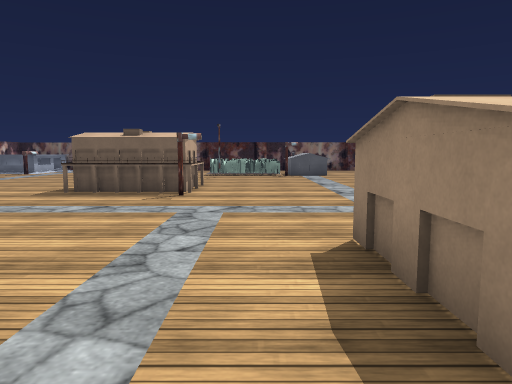
View 1 (above)

22 first-person views from a walk through a Unity game level. The camera is 1.2 m above the floor, tilts 6° down and sees 70° across. The floor is counted in squares, 1 m on a side. Each view is taken from the middle of a square. On the plan, view 1 faces up. The plan holds only what a view shows up to about 15 squares ahead; the rest is blank. The place goes on beyond the plan. Some surface patterns are stand-ins.

View 2
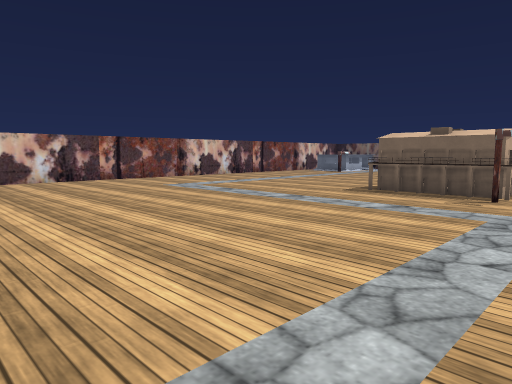

View 3
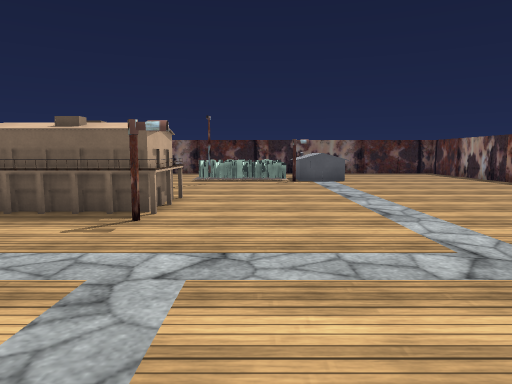

View 4
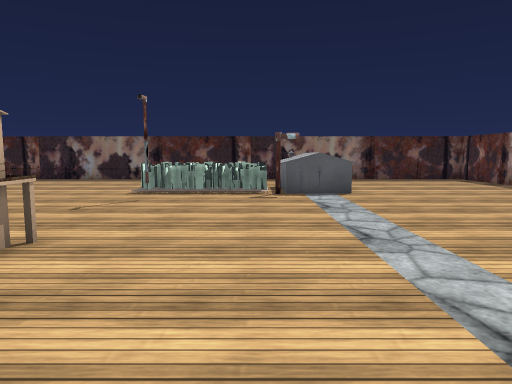

View 5
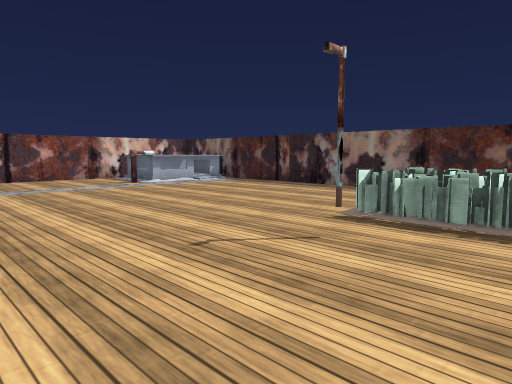

View 6
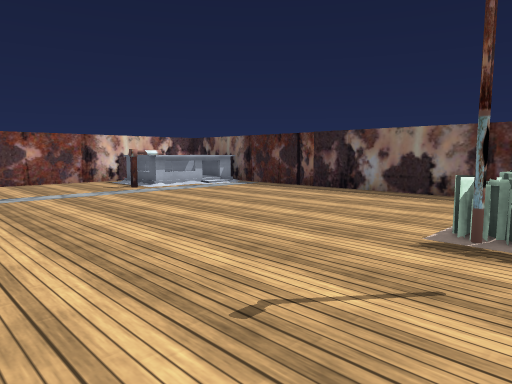

View 7
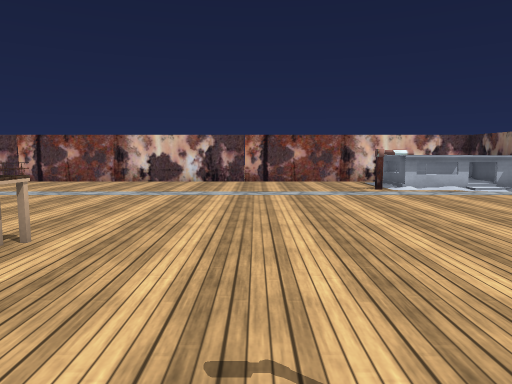

View 8
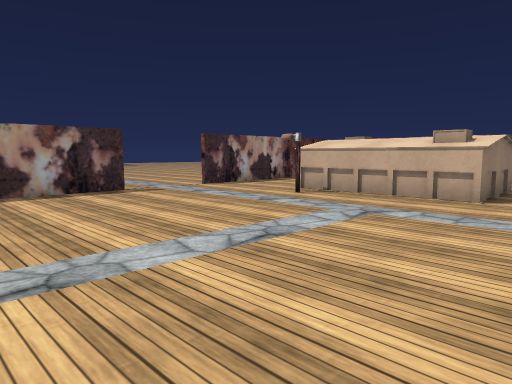

View 9
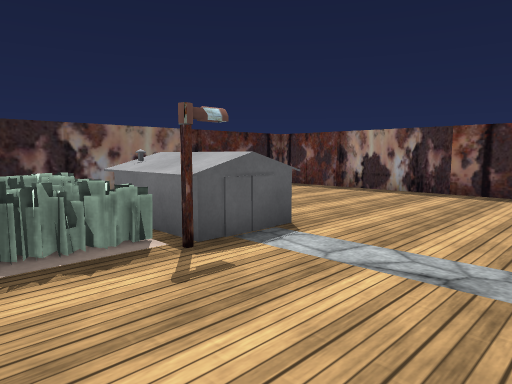

View 10
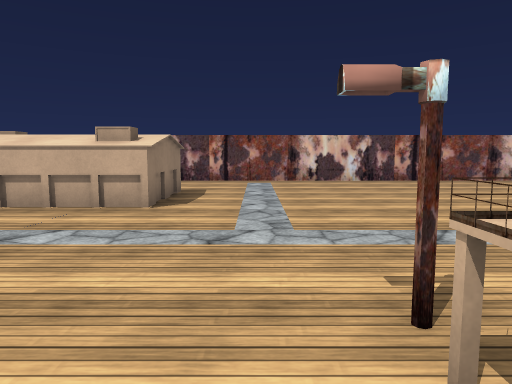

View 11
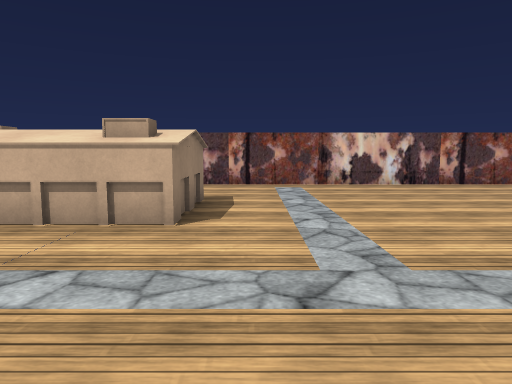

View 12
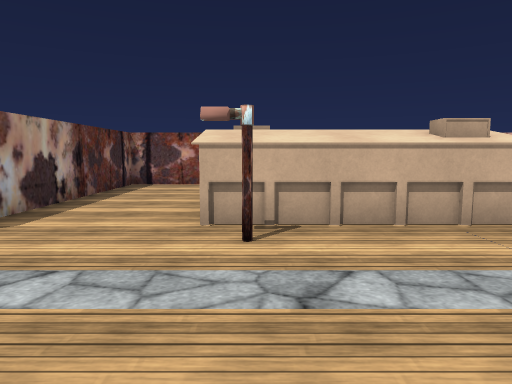

View 13
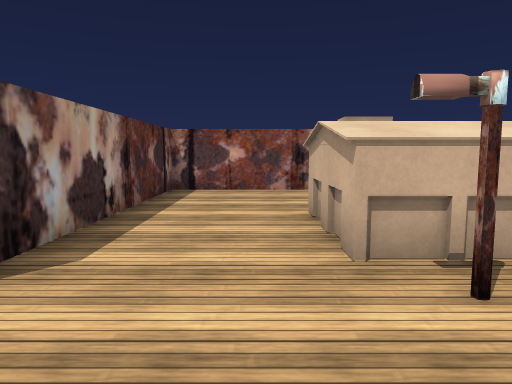

View 14
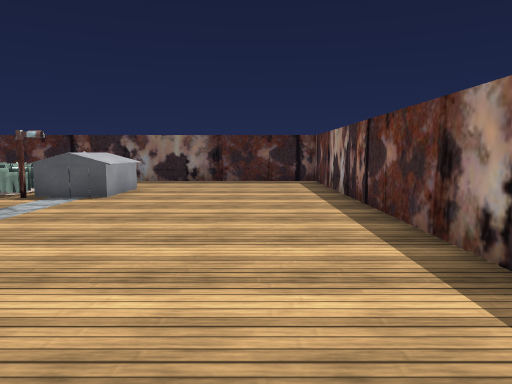

View 15
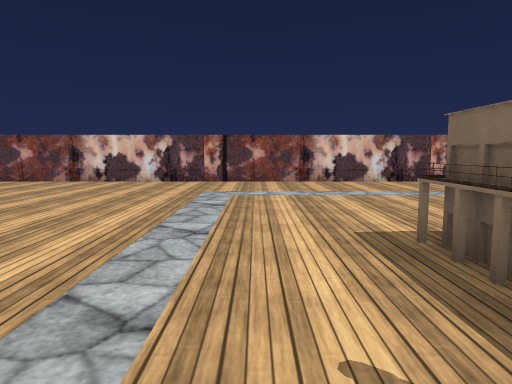

View 16
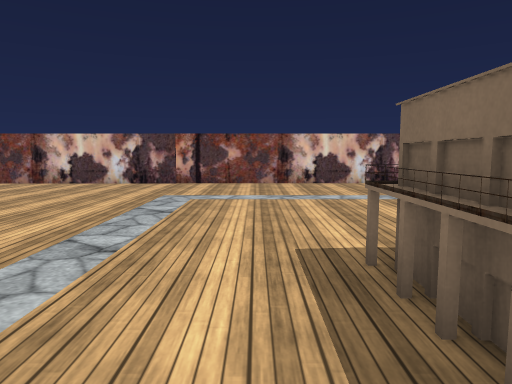

View 17
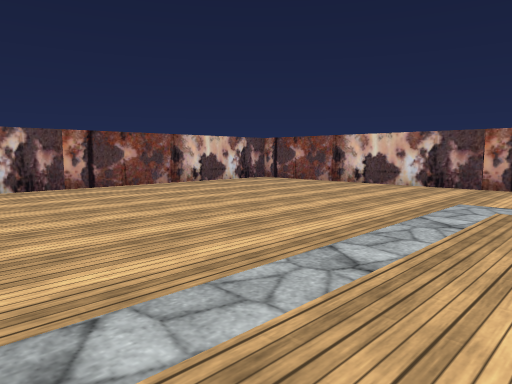

View 18
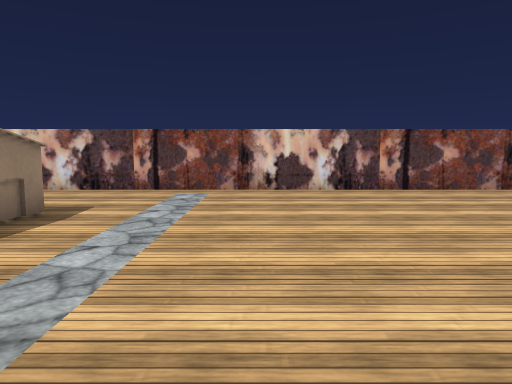

View 19
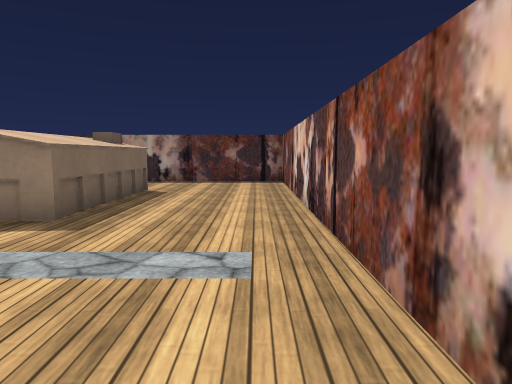

View 20
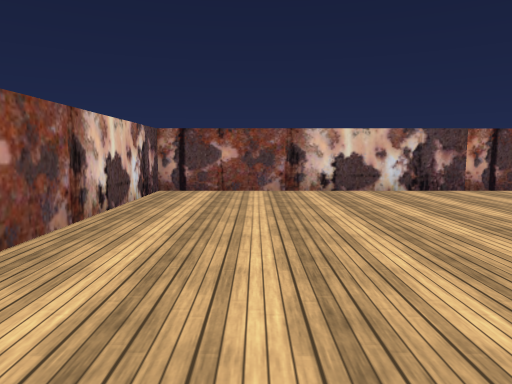

View 21
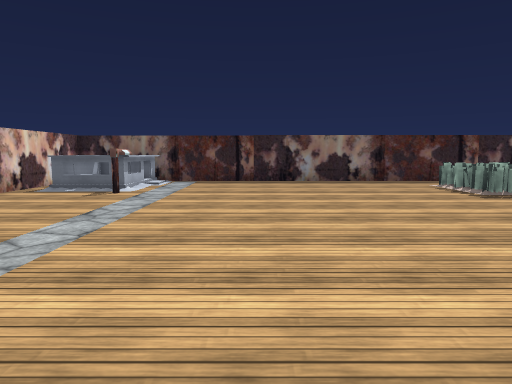

View 22
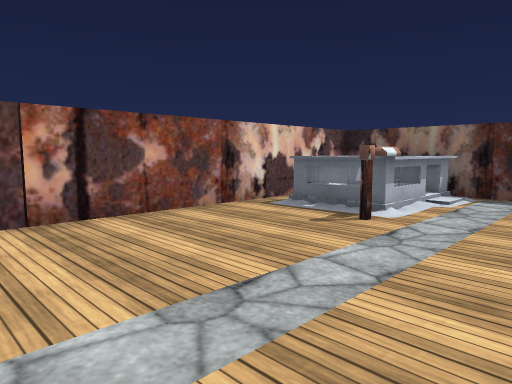

### Floor plan
Key: @ floor where view 1 was taken; # wall or solid block; x gap in a wall; . floor; O other object.
Columns run from 17 left of view 1 to 12 right of it. Each row starts with its distance up from view 1.
 26 #############################
 25 #OOOO...........     .......#
 24 #O OO...........     .......#
 23 #OOOO..........OOOOOOO......#
 22 #OOOO..........OOOOOOO......#
 21 #...O..........OOOOOOO......#
 20 #..............OOOO#OO......#
 19 #..............O............#
 18 #...........................#
 17 #...........................#
 16 #...........................#
 15 #...........................#
 14 #..........OO  O............#
 13 #..........  O O............#
 12 #..........OOOOO............#
 11 #..........OOOOO............#
 10 #...........................#
  9 #...........................
  8 #.............................
  7 #.............................
  6 #......................OO...x
  5 #.................OOOOOOO...#
  4 #.................OOOOOOO...#
  3 #.................OOOOOOO...#
  2 #.................OOOOOOO...#
  1 #...........................#
  0 #................@..........#
 -1 #...........................#
 -2 #...........................#
 -3 #############################

Where each view was taken, in squares from view 1:
view 1: 0 up, 0 right, facing up
view 2: 0 up, 0 right, facing up-left
view 3: 4 up, 0 right, facing up
view 4: 9 up, 1 right, facing up
view 5: 14 up, 1 right, facing up-left
view 6: 15 up, 1 left, facing up-left
view 7: 17 up, 1 left, facing left
view 8: 15 up, 1 left, facing down-right
view 9: 16 up, 1 left, facing up-right
view 10: 13 up, 1 left, facing down
view 11: 11 up, 0 right, facing down
view 12: 11 up, 6 right, facing down
view 13: 9 up, 8 right, facing down
view 14: 10 up, 8 right, facing up
view 15: 9 up, 1 left, facing left
view 16: 10 up, 2 left, facing left
view 17: 10 up, 3 left, facing down-left
view 18: 9 up, 3 left, facing down
view 19: 2 down, 5 left, facing right
view 20: 0 up, 5 left, facing left
view 21: 10 up, 9 left, facing up
view 22: 15 up, 10 left, facing up-left
